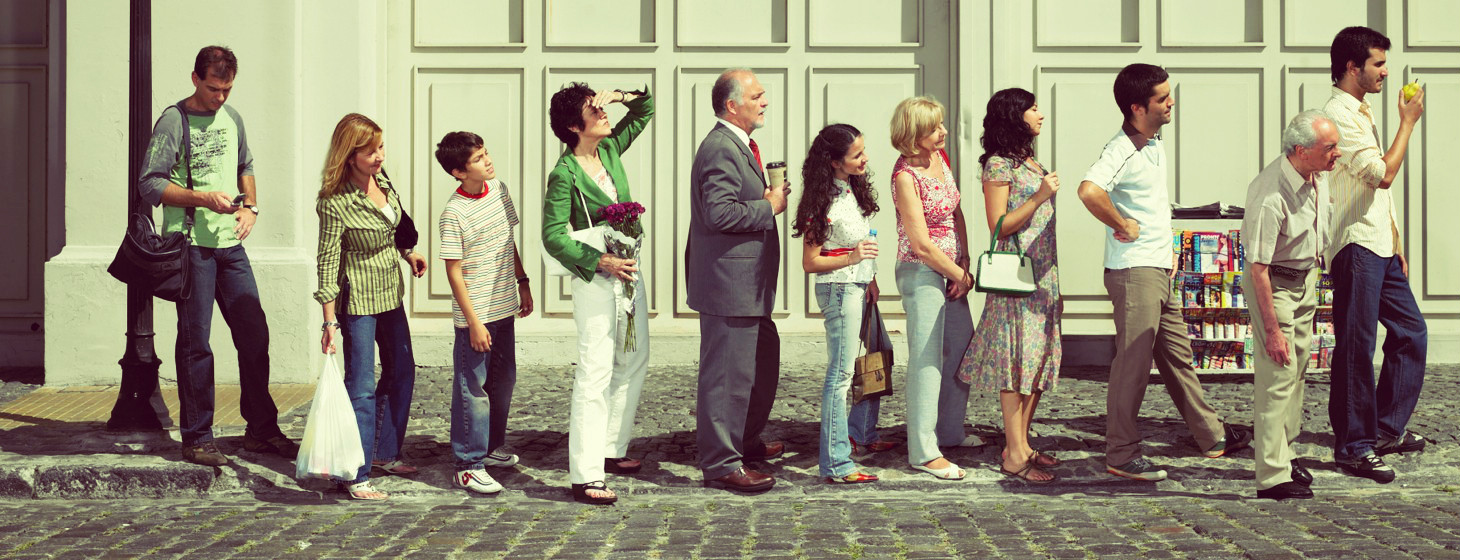
#> input picture Testimages/test16.jpg, 1460 x 560 px, given in place of TestSeq1.mp4, which was not available
$ python blobDetector.py   (older library calls are emulated)
#> lines starting #> are read from the running program, lines starting #| are printed output that depends on the picture; after the words box and inside, x2 and y2 are one past the last pixel; in counts of white or black regions, pixels touching at a corner belong together; pictures that were not available may be replaced by others from this repository, and a replacement may not be noted
from imutils import resize
import numpy as np
import time
import cv2

cap = cv2.VideoCapture('../../Footage/TestSeq1.mp4')
# vid = cap.open("/media/victor/57a90e07-058d-429d-a357-e755d0820324/Footage/TestSeq1.mp4")
frameCount = int(cap.get(cv2.CAP_PROP_FRAME_COUNT))

ret, firstFrame = cap.read()
#> firstFrame is the input picture: shape (560, 1460, 3); mean B, G, R 120.2, 143.8, 150.4
firstFrame = resize(cv2.cvtColor(firstFrame, cv2.COLOR_BGR2GRAY), width=500)
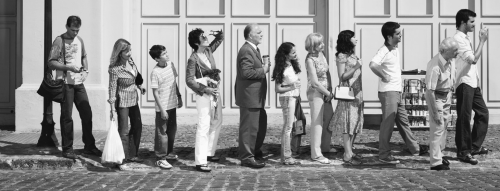
#> firstFrame: shape (191, 500); min 15, max 251, mean 143
cv2.imshow("test", firstFrame)
frameNumber = 0

start = time.time()

while True:
    # Capture frame-by-frame
    ret, frame = cap.read()

    if not ret:
        break

    (ho, wo) = frame.shape[:2]
#> ho = 560; wo = 1460

    frame = resize(frame, width=500)
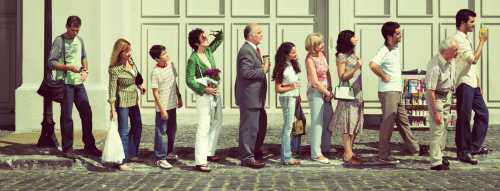
#> frame: shape (191, 500, 3); mean B, G, R 120.2, 143.8, 150.4
    gray = cv2.cvtColor(frame, cv2.COLOR_BGR2GRAY)
    gray = cv2.GaussianBlur(gray, (21, 21), 0)
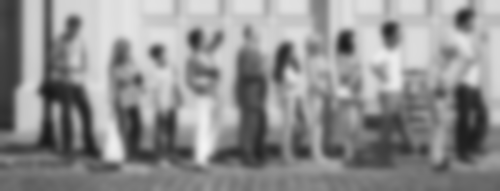
#> gray: shape (191, 500); min 25, max 243, mean 143

    # compute the absolute difference between the current frame and
    # first frame
    frameDelta = cv2.absdiff(firstFrame, gray)
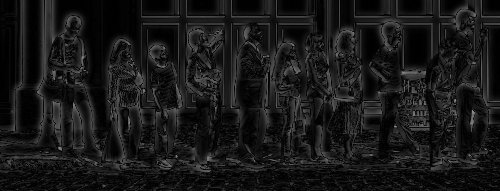
#> frameDelta: shape (191, 500); min 0, max 143, mean 24.3
    cv2.imshow('frame diff', frameDelta)

    thresh = cv2.threshold(frameDelta, 25, 255, cv2.THRESH_BINARY)[1]
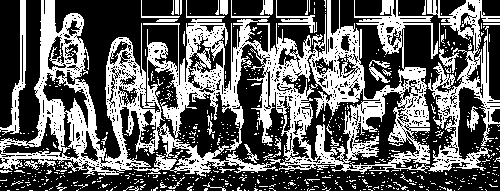
#> thresh: shape (191, 500); 38.5% white; 686 white regions (648 under 20 px), largest, box (x1, y1, x2, y2) and area: (0, 0, 500, 177) 31859, (0, 0, 26, 135) 838, (276, 0, 317, 33) 314

    # dilate the thresholded image to fill in holes, then find contours
    # on thresholded image
    thresh = cv2.dilate(thresh, None, iterations=2)
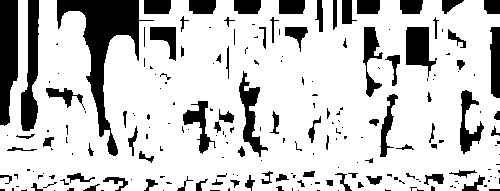
#> thresh: shape (191, 500); 79% white; 215 black regions (128 under 20 px)
    _, cnts, val = cv2.findContours(thresh, cv2.RETR_TREE, cv2.CHAIN_APPROX_SIMPLE)
#> cnts = 181 contours, 113 with area under 20; largest, box (x1, y1, x2, y2) and area: (0, 0, 500, 191) 82252, (405, 26, 438, 78) 1011, (238, 70, 269, 158) 972, (459, 89, 485, 155) 744, (362, 26, 384, 98) 721; val = 181 rows, first 6: [-1, -1, 1, -1], [2, -1, -1, 0], [3, 1, -1, 0], [4, 2, -1, 0], [5, 3, -1, 0], [6, 4, -1, 0]

    # loop over the contours
    for c in cnts[2]:
        # if the contour is too small, ignore it
        # if cv2.contourArea(c) < 1:
        #     continue

        # compute the bounding box for the contour, draw it on the frame,
        # and update the text
        (x, y, w, h) = cv2.boundingRect(c)
        cv2.rectangle(frame, (x, y), (x + w, y + h), (0, 255, 0), 2)
#> this loop made 6 passes
#> (x, y) on passes 1 to 6: (42, 187), (43, 186), (46, 186), (47, 187), (46, 188), (43, 188)
#> frame: shape (191, 500, 3); 0.04% of pixels changed, all inside (x1, y1, x2, y2) = (41, 185, 50, 191)

    # Display the resulting frame
    cv2.imshow('frame', frame)
    if cv2.waitKey(1) & 0xFF == ord('q'):
#> (key q is pressed here)
        break

    time.sleep(0.1)

    # Finally update the framenumber, so the csv writer knows at which frame we are
    frameNumber += 1

end = time.time()
print("[INFO] it took %s seconds." % (end - start))
print("[INFO] clip has %s frames" % frameCount)
print("[INFO] that makes %s fps" % (frameCount / (end - start)))

# When everything done, release the capture
cap.release()
cv2.destroyAllWindows()

$ run again, on Testimages/test10.png
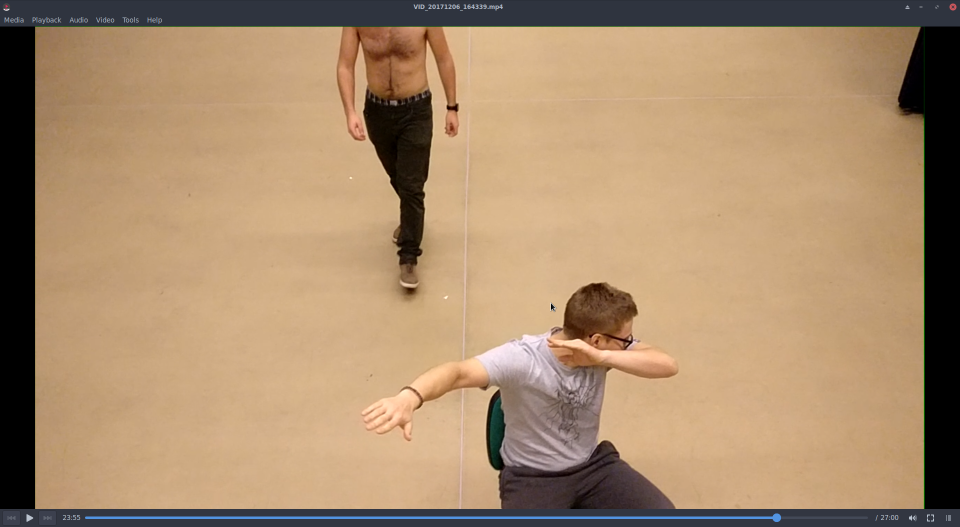
#> input picture Testimages/test10.png, 1920 x 1054 px, given in place of TestSeq1.mp4, which was not available (shown at 1/2 size)
#> firstFrame is the input picture: shape (1054, 1920, 3); mean B, G, R 108.6, 139.4, 168
#> firstFrame: shape (274, 500)
#> `gray = cv2.GaussianBlur(gray, (21, 21), 0)`:
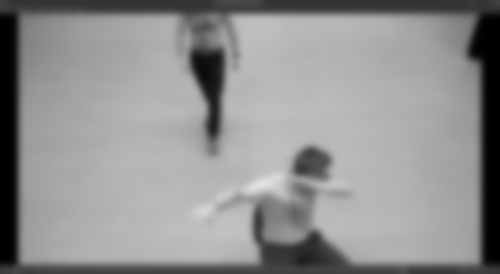
#> gray: shape (274, 500); min 0, max 225, mean 144.5
#> `thresh = cv2.dilate(thresh, None, iterations=2)`:
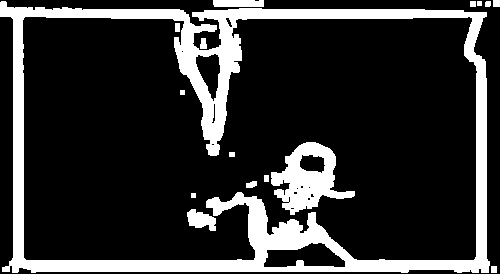
#> thresh: shape (274, 500); 19.4% white; 16 white regions
#> cnts = 32 contours, 13 with area under 20; largest, box (x1, y1, x2, y2) and area: (0, 1, 490, 273) 122872, (22, 16, 478, 261) 100320, (271, 142, 355, 215) 3111, (263, 242, 346, 268) 1400, (195, 53, 221, 102) 720; val = 32 rows, first 6: [1, -1, -1, -1], [2, 0, -1, -1], [3, 1, -1, -1], [4, 2, -1, -1], [5, 3, -1, -1], [30, 4, 6, -1]
#> the loop `for c in cnts[2]:` made 6 passes
#> (x, y) on passes 1 to 6: (486, 1), (485, 2), (485, 6), (489, 6), (490, 5), (490, 1)

$ run again, on Testimages/test11.png
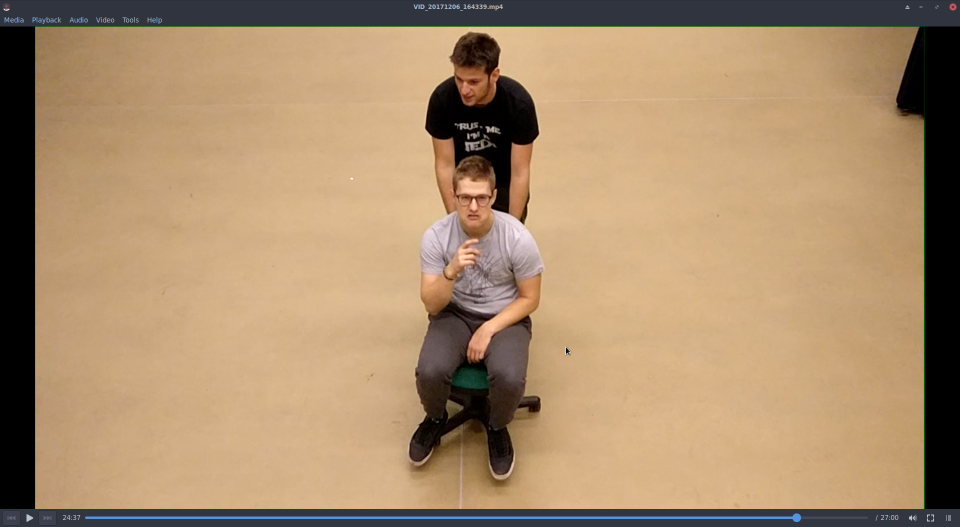
#> input picture Testimages/test11.png, 1920 x 1054 px, given in place of TestSeq1.mp4, which was not available (shown at 1/2 size)
#> firstFrame is the input picture: shape (1054, 1920, 3); mean B, G, R 108.2, 140.3, 168.4
#> firstFrame: shape (274, 500)
#> `gray = cv2.GaussianBlur(gray, (21, 21), 0)`:
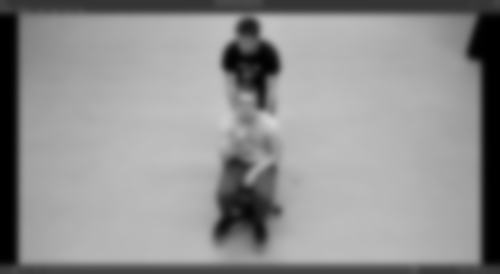
#> gray: shape (274, 500); min 0, max 211, mean 145.1
#> `thresh = cv2.dilate(thresh, None, iterations=2)`:
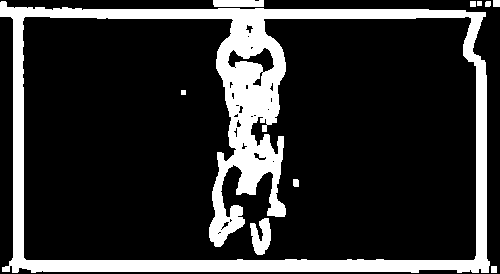
#> thresh: shape (274, 500); 19.1% white; 10 white regions
#> cnts = 38 contours, 19 with area under 20; largest, box (x1, y1, x2, y2) and area: (0, 1, 490, 273) 123672, (22, 16, 477, 261) 99778, (227, 47, 275, 73) 528, (250, 218, 271, 255) 452, (213, 0, 264, 7) 294; val = 38 rows, first 6: [1, -1, -1, -1], [2, 0, -1, -1], [3, 1, -1, -1], [4, 2, -1, -1], [36, 3, 5, -1], [6, -1, -1, 4]
#> the loop `for c in cnts[2]:` made 4 passes
#> (x, y) on passes 1 to 4: (477, 1), (477, 5), (481, 5), (481, 1)
